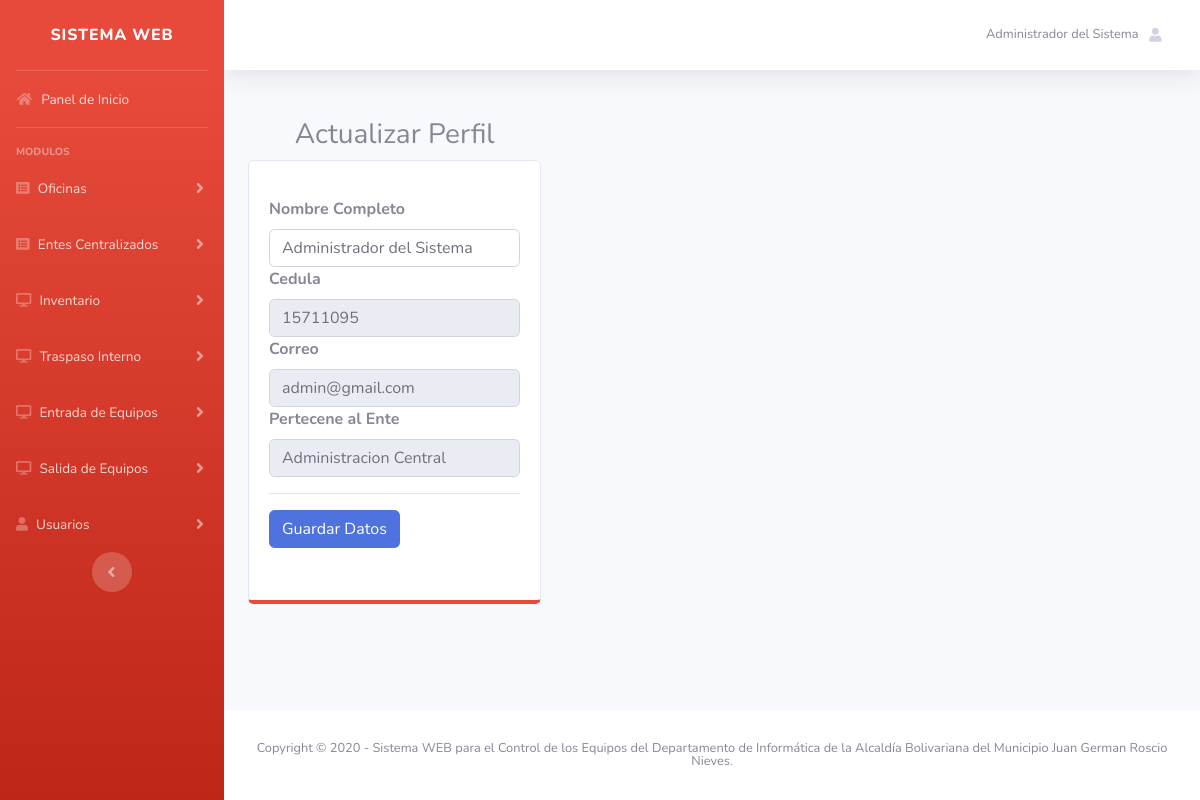
The page /views/admin/perfil.php (signed in) on the database its author committed.
### tables this page shows
CREATE TABLE IF NOT EXISTS `registro` (
  `id_registro` int(11) NOT NULL AUTO_INCREMENT,
  `nacionalidad` varchar(1) NOT NULL,
  `cedula` int(11) NOT NULL,
  `nombre` varchar(255) NOT NULL,
  `email` varchar(100) NOT NULL,
  `sexo` varchar(20) NOT NULL,
  `telefono` text NOT NULL,
  `direccion` text NOT NULL,
  `fecha_nacimiento` date NOT NULL,
  `fecha` date NOT NULL,
  PRIMARY KEY (`id_registro`),
  UNIQUE KEY `cedula` (`cedula`,`email`)
);

CREATE TABLE IF NOT EXISTS `usuario` (
  `id_usuario` int(11) NOT NULL AUTO_INCREMENT,
  `id_registro` int(11) NOT NULL,
  `email` varchar(255) NOT NULL,
  `password` varchar(200) NOT NULL,
  `ente` text NOT NULL,
  `tipo` int(11) NOT NULL,
  `estatus` varchar(20) NOT NULL,
  `codigo` varchar(50) NOT NULL,
  `fecha_registro` date NOT NULL,
  PRIMARY KEY (`id_usuario`),
  UNIQUE KEY `email` (`email`)
);

### bd/conexion.php (called while the page is built)
<?php
class conexion {
 public static function con()
	{
		$server = "localhost";
        $user = "root";
        $pass = "";
        $bd = "informatica_alcaldia";
        $con = mysqli_connect($server, $user, $pass,$bd)
        or die("Ha sucedido un error inexperado en la conexion de la base de datos");
        return $con;
	}
}
?>

### models/id/id_usuario.php (called while the page is built, shortened)
<?php
   include("../../bd/conexion.php");
   $email = $_SESSION["email"];
   $sql = ("SELECT * FROM registro WHERE email = '$email'");
   $res=mysqli_query(conexion::con(), $sql);
    foreach ($res as $key) {
        $nombre_user = $key['nombre'];
    }
?>

### views/admin/perfil.php (the view, shortened to what this page needs)
<?php include("nabvar.php"); ?>
<?php
   $email =  $_SESSION["email"];
   $sql = ("SELECT * FROM usuario INNER JOIN registro ON registro.id_registro = usuario.id_registro WHERE usuario.email = '$email'");
   $result=mysqli_query(conexion::con(), $sql);
   foreach ($result as $reg) {
?>
<br>
<div class="container">
  <div class="row">
    <div class="col-lg-4">
            <center><h3>Actualizar Perfil</h3></center>
              <div class="card mb-4 py-3 border-bottom-danger">
                <div class="card-body">
                  <form method="POST" action="../../controllers/actualizar/actualizar_perfil.php">
                    <label><b>Nombre Completo</b></label>
                    <input type="text" name="nombre" value="<?php echo $reg['nombre']; ?>" class="form-control">
                    <label><b>Cedula</b></label>
                    <input type="text" value="<?php echo $reg['cedula']; ?>" class="form-control" disabled>
                    <label><b>Correo</b></label>
                    <input type="email" value="<?php echo $reg['email']; ?>" class="form-control" disabled>
                    <label><b>Pertecene al Ente</b></label>
                    <input type="text" value="<?php echo $reg['ente']; ?>" class="form-control" disabled>
                    <hr><button type="submit" class="btn btn-primary">Guardar Datos</button>
                  </form>
                </div>
              </div>
    </div>
  </div>
</div>
<?php } ?>
<?php include("footer.php"); ?>

### views/admin/nabvar.php (shortened to what this page needs)
<?php include("../../models/id/id_usuario.php"); ?>
<!DOCTYPE html>
<html lang="en">
<head>
  <link href="../../plantilla/vendor/fontawesome-free/css/all.min.css" rel="stylesheet" type="text/css">
  <link href="../../plantilla/css/sb-admin-2.min.css" rel="stylesheet">
</head>
<body id="page-top">
  <div id="wrapper">
    <ul class="navbar-nav bg-gradient-danger sidebar sidebar-dark accordion" id="accordionSidebar">
      <a class="sidebar-brand d-flex align-items-center justify-content-center" href="index.html">
        <div class="sidebar-brand-text mx-3" title="Sistema WEB - Informatica - Alcaldia de Roscio">Sistema WEB</div>
      </a>
      <hr class="sidebar-divider my-0">
      <li class="nav-item">
        <a class="nav-link" href="admin.php">
          <i class="fas fa-fw fa-home"></i>
          <span>Panel de Inicio</span></a>
      </li>
      <hr class="sidebar-divider">
      <div class="sidebar-heading">
        Modulos
      </div>
      <li class="nav-item">
        <a class="nav-link collapsed" href="#" data-toggle="collapse" data-target="#collapseUtilitiesoficina" aria-expanded="true" aria-controls="collapseUtilitiesoficina">
          <i class="fas fa-list-alt"></i>
          <span>Oficinas</span>
        </a>
      </li>
      <li class="nav-item">
        <a class="nav-link collapsed" href="#" data-toggle="collapse" data-target="#collapseUtilitiesente" aria-expanded="true" aria-controls="collapseUtilitiesente">
          <i class="fas fa-list-alt"></i>
          <span>Entes Centralizados</span>
        </a>
      </li>
       <li class="nav-item">
        <a class="nav-link collapsed" href="#" data-toggle="collapse" data-target="#collapseUtilities1" aria-expanded="true" aria-controls="collapseUtilities1">
          <i class="fas fa-desktop"></i>
          <span>Inventario</span>
        </a>
      </li>
      <li class="nav-item">
        <a class="nav-link collapsed" href="#" data-toggle="collapse" data-target="#collapseTwo0" aria-expanded="true" aria-controls="collapseTwo0">
          <i class="fas fa-desktop"></i>
          <span>Traspaso Interno</span>
        </a>
      </li>
      <li class="nav-item">
        <a class="nav-link collapsed" href="#" data-toggle="collapse" data-target="#collapseTwo" aria-expanded="true" aria-controls="collapseTwo">
          <i class="fas fa-desktop"></i>
          <span>Entrada de Equipos</span>
        </a>
      </li>
      <li class="nav-item">
        <a class="nav-link collapsed" href="#" data-toggle="collapse" data-target="#collapseUtilities" aria-expanded="true" aria-controls="collapseUtilities">
          <i class="fas fa-desktop"></i>
          <span>Salida de Equipos</span>
        </a>
      </li>
      <li class="nav-item">
        <a class="nav-link collapsed" href="#" data-toggle="collapse" data-target="#collapseUtilities2" aria-expanded="true" aria-controls="collapseUtilities2">
          <i class="fas fa-user"></i>
          <span>Usuarios</span>
        </a>
      </li>
      <div class="text-center d-none d-md-inline">
        <button class="rounded-circle border-0" id="sidebarToggle"></button>
      </div>
    </ul>
    <div id="content-wrapper" class="d-flex flex-column">
      <div id="content">
        <nav class="navbar navbar-expand navbar-light bg-white topbar mb-4 static-top shadow">
          <ul class="navbar-nav ml-auto">
            <li class="nav-item dropdown no-arrow">
              <a class="nav-link dropdown-toggle" href="#" id="userDropdown" role="button" data-toggle="dropdown" aria-haspopup="true" aria-expanded="false">
                <span class="mr-2 d-none d-lg-inline text-gray-600 small"><?php echo $nombre_user; ?></span>
                <i class="fas fa-user fa-sm fa-fw mr-2 text-gray-400"></i>
              </a>
            </li>
          </ul>
        </nav>

### rows shown on the page
registro: nombre "Administrador del Sistema"
usuario: nombre "Administrador del Sistema", id_registro.cedula "15711095", id_registro.email "admin@gmail.com", ente "Administracion Central"
